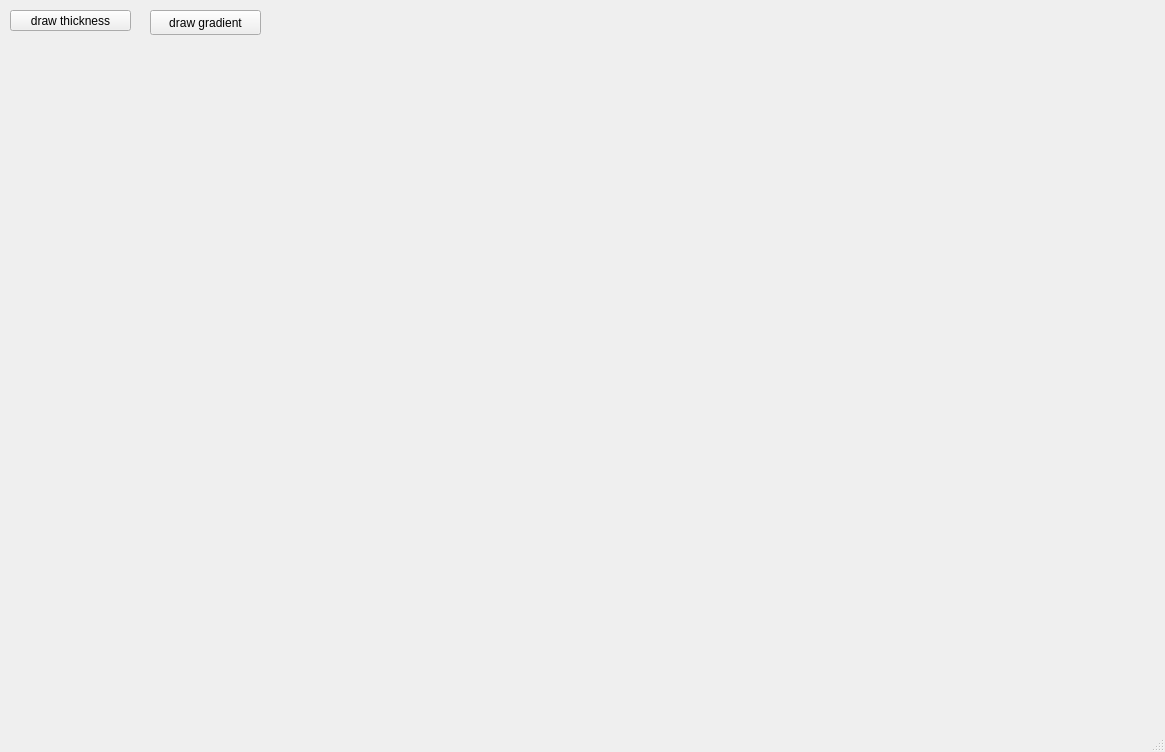
<?xml version="1.0" encoding="UTF-8"?>
<ui version="4.0">
 <class>MainWindow</class>
 <widget class="QMainWindow" name="MainWindow">
  <property name="geometry">
   <rect>
    <x>0</x>
    <y>0</y>
    <width>1165</width>
    <height>752</height>
   </rect>
  </property>
  <property name="windowTitle">
   <string>MainWindow</string>
  </property>
  <widget class="QWidget" name="containingwidget">
   <widget class="QWidget" name="centralwidget" native="true">
    <property name="geometry">
     <rect>
      <x>20</x>
      <y>40</y>
      <width>1061</width>
      <height>611</height>
     </rect>
    </property>
   </widget>
   <widget class="QPushButton" name="drawthickness_button">
    <property name="geometry">
     <rect>
      <x>10</x>
      <y>10</y>
      <width>121</width>
      <height>21</height>
     </rect>
    </property>
    <property name="text">
     <string>draw thickness</string>
    </property>
   </widget>
   <widget class="QPushButton" name="drawgradient_button">
    <property name="geometry">
     <rect>
      <x>150</x>
      <y>10</y>
      <width>111</width>
      <height>25</height>
     </rect>
    </property>
    <property name="text">
     <string>draw gradient</string>
    </property>
   </widget>
  </widget>
  <widget class="QMenuBar" name="menubar">
   <property name="geometry">
    <rect>
     <x>0</x>
     <y>0</y>
     <width>1165</width>
     <height>22</height>
    </rect>
   </property>
  </widget>
  <widget class="QStatusBar" name="statusbar"/>
 </widget>
 <resources/>
 <connections/>
</ui>
